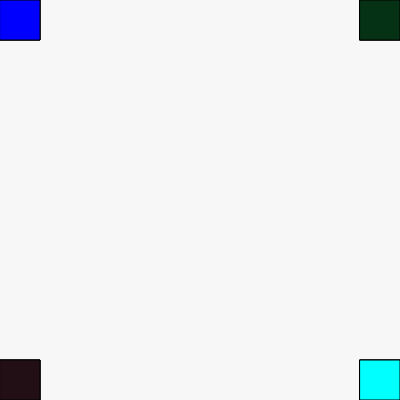
Frame 1 (no input)
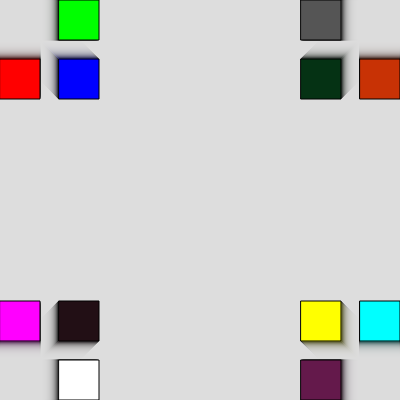
Frame 60 (no input)
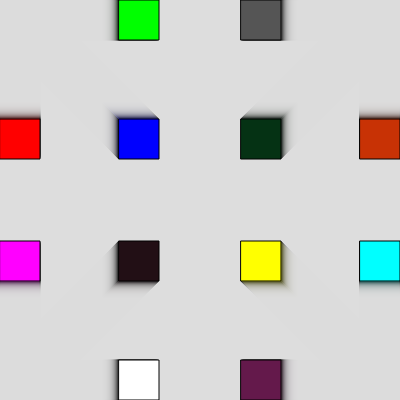
Frame 120 (the mouse pressed at the canvas centre since frame 60)

The p5.js sketch that drew these frames (run headless with seeded random() and noise() and a simulated clock; from frame 60 on, the mouse is pressed at the canvas centre):

// p5.js sketch
// ── sketch.js
var offset = 0;
var delta=1
function setup() {
  createCanvas(400, 400);
}

function draw() {
  background(220,220,220,60);
  fill(0,255,0);
  rect(0 + offset, 0, 40, 40);
  fill(255,0,0)
  rect(0, 0 + offset, 40, 40);
  fill(0,0,255)
  rect(0 + offset, 0 + offset, 40, 40);
  fill(255,255,0)
  rect(360 - offset, 360 - offset, 40, 40);
  fill(100,25,75)
  rect(360 - offset, 360, 40, 40);
  fill(0,255,255)
  rect(360, 360 - offset, 40, 40);
  fill(255,0,255)
  rect(0, 360 - offset, 40, 40);
  fill(255,255,255)
  rect(0 + offset, 360, 40, 40);
  fill(34,15,21)
  rect(0 + offset, 360 - offset, 40, 40);
  fill(85,85,85)
  rect(360 - offset, 0, 40, 40);
  fill(200,50,5)
  rect(360, 0 + offset, 40, 40);
  fill(5,50,20)
  rect(360 - offset, 0 + offset, 40, 40);
  offset = offset + delta;
  if (offset > 360) {
    offset = 0;
    delta=delta+1
  }
  if (delta > 500) {
    delta = 0;
   delta=delta+1}
  
  
}
